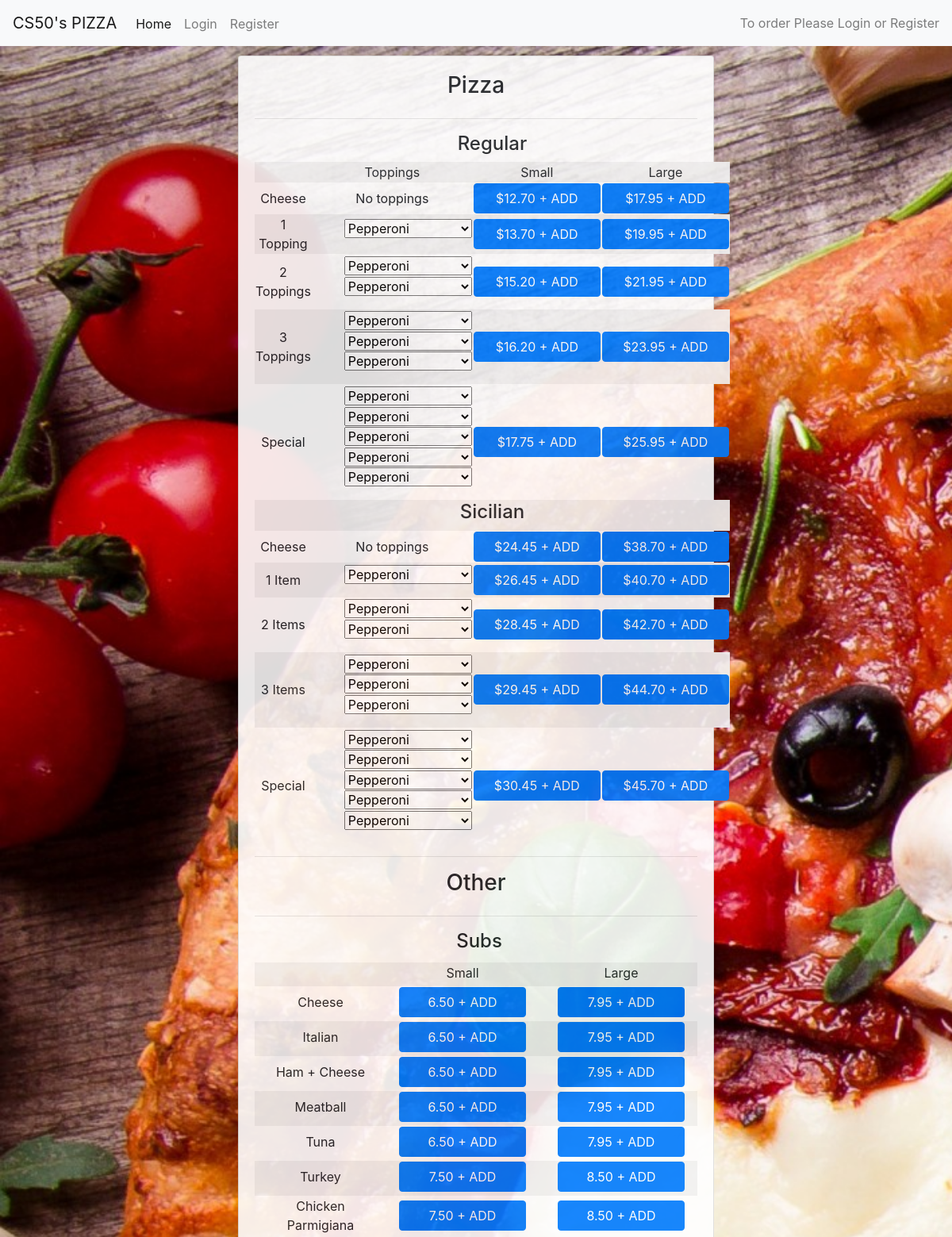
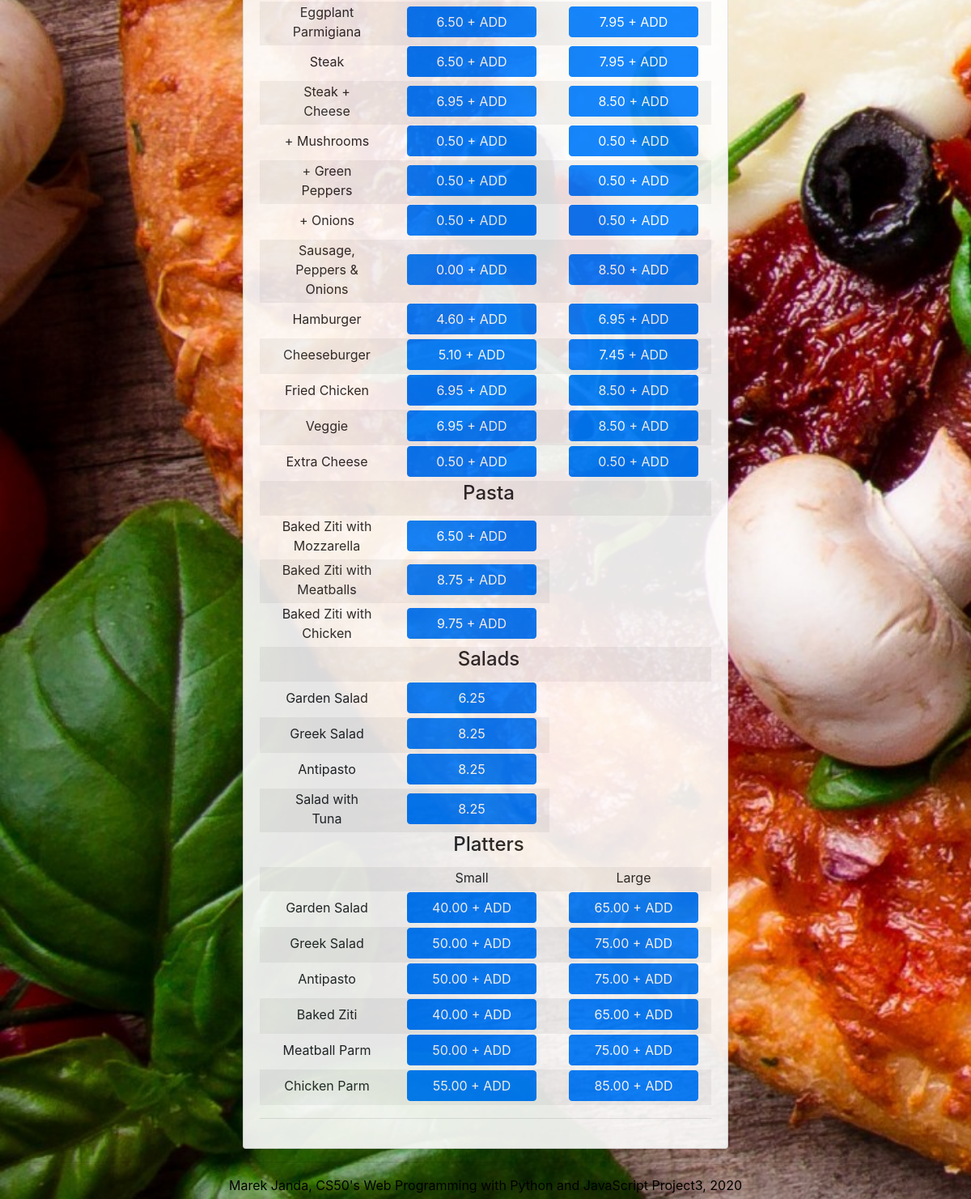
/order, run on the app's committed database (2 pictures, top to bottom).
### orders/models.py (models this page shows, shortened)
class Pizza(models.Model):
    pizza_type = models.CharField(max_length=16)
    toppings_option = models.SmallIntegerField(default=0)
    price_small = models.FloatField()
    price_large = models.FloatField()
    html_id = models.CharField(max_length=16, default="new")

class Sub(models.Model):
    name = models.CharField(max_length=64)
    price_small = models.FloatField(default=0)
    price_large = models.FloatField(default=0)

class Pasta(models.Model):
    name = models.CharField(max_length=64)
    add_on = models.CharField(max_length=64)
    price = models.FloatField()
    def __str__(self):
        return f"{self.name} with {self.add_on}"

class Salad(models.Model):
    name = models.CharField(max_length=64)
    price = models.FloatField()
    def __str__(self):
        return f"{self.name}"

class Platter(models.Model):
    name = models.CharField(max_length=64)
    price_small = models.FloatField(default=0)
    price_large = models.FloatField(default=0)
    def __str__(self):
        return f"{self.name}"

### orders/views.py (the view)
# urls.py: path('order', views.order_request, name="order"),
def order_request(request):
    context = {
        'pizzas': Pizza.objects.all(),
        'toppings': Topping.objects.all(),
        'subs': Sub.objects.all(),
        'pastas': Pasta.objects.all(),
        'salads': Salad.objects.all(),
        'platters': Platter.objects.all()
    }
    return render(request, 'orders/order.html', context=context)

### orders/models.py (called while the page is built)
    def __str__(self):
        return f"{self.name}"

### orders/templates/orders/order.html (shortened to what this page needs)
{% extends 'orders/base.html' %}
{% block body %}
    <section class="ordering">
        <div class="card card-body">
                <h3>Pizza</h3>
                <hr>
                <table>
                    <tr><td colspan="4"><h4>Regular</h4></td></tr>
                    <th>
                        <td>Toppings</td>
                        <td>Small</td>
                        <td>Large</td>
                    </th>
                    {% for pizza in pizzas %}
                        {% if pizza.pizza_type == 'Regular' %}
                            <tr>
                                {% if pizza.toppings_option == 0 %}
                                    <td class="top_option">Cheese</td>
                                {% elif pizza.toppings_option == 1 %}
                                    <td class="top_option">{{ pizza.toppings_option }} Topping</td>
                                {% elif pizza.toppings_option == 5 %}
                                    <td class="top_option">Special</td>
                                {% else %}
                                    <td class="top_option">{{ pizza.toppings_option }} Toppings</td>
                                {% endif %}
                                {% include 'orders/includes/pizzaselection.html' %}
                                <td><button data-meal="pizza" data-pizzatype="{{ pizza.pizza_type }}" data-option="{{ pizza.toppings_option }}" data-size="small" data-price="{{ pizza.price_small }}" class="addbutton btn btn-primary">${{ pizza.price_small|floatformat:2 }} + ADD</button></td>
                                <td><button data-meal="pizza" data-pizzatype="{{ pizza.pizza_type }}" data-option="{{ pizza.toppings_option }}" data-size="large" data-price="{{ pizza.price_large }}" class="addbutton btn btn-primary">${{ pizza.price_large|floatformat:2 }} + ADD</button></td>
                            </tr>
                        {% endif %}
                    {% endfor %}
                    <tr><td colspan="4"><h4>Sicilian</h4></td></tr>
                    {% for pizza in pizzas %}
                        {% if pizza.pizza_type == 'Sicilian' %}
                            <tr>
                                {% if pizza.toppings_option == 0 %}
                                    <td>Cheese</td>
                                {% elif pizza.toppings_option == 1 %}
                                    <td>{{ pizza.toppings_option }} Item</td>
                                {% elif pizza.toppings_option == 5 %}
                                    <td>Special</td>
                                {% else %}
                                    <td>{{ pizza.toppings_option }} Items</td>
                                {% endif %}
                                {% include 'orders/includes/pizzaselection.html' %}
                                <td><button data-meal="pizza" data-pizzatype="{{ pizza.pizza_type }}" data-option="{{ pizza.toppings_option }}" data-size="small" data-price="{{ pizza.price_small }}" class="addbutton btn btn-primary">${{ pizza.price_small|floatformat:2 }} + ADD</button></td>
                                <td><button data-meal="pizza" data-pizzatype="{{ pizza.pizza_type }}" data-option="{{ pizza.toppings_option }}" data-size="large" data-price="{{ pizza.price_large }}" class="addbutton btn btn-primary">${{ pizza.price_large|floatformat:2 }} + ADD</button></td>
                            </tr>
                        {% endif %}
                    {% endfor %}
                </table>
                <hr>
                <h3>Other</h3>
                <hr>
                <table class="addtoorder">
                    <tr><td colspan="4"><h4>Subs</h4></td></tr>
                    <th>
                        <td>Small</td></td>
                        <td>Large</td>
                    </th>
                    {% for sub in subs %}
                        <tr>
                            <td>{{ sub.name }}</td>
                            <td><button data-meal="sub" data-sub="{{ sub.name }}" data-size="small"  data-price="{{ sub.price_small }}" class="addbutton btn btn-primary">{{ sub.price_small|floatformat:2 }} + ADD</button></td>
                            <td><button data-meal="sub" data-sub="{{ sub.name }}" data-size="large"  data-price="{{ sub.price_large }}" class="addbutton btn btn-primary">{{ sub.price_large|floatformat:2 }} + ADD</button></td>
                        </tr>
                    {% endfor %}
                    <tr><td colspan="4"><h4>Pasta</h4></td></tr>
                    {% for pasta in pastas %}
                        <tr>
                            <td>{{ pasta }}</td>
                            <td><button data-meal="pasta" data-pasta="{{ pasta }}" data-price="{{ pasta.price }}" class="addbutton btn btn-primary">{{ pasta.price|floatformat:2 }} + ADD</button></td>
                        </tr>
                    {% endfor %}
                    <tr><td colspan="4"><h4>Salads</h4></td></tr>
                    {% for salad in salads %}
                        <tr>
                            <td>{{ salad }}</td>
                            <td><button data-meal="salad" data-salad="{{ salad }}" data-price="{{ salad.price }}" class="addbutton btn btn-primary">{{ salad.price|floatformat:2 }}</button></td>
                        </tr>
                    {% endfor %}
                    <tr><td colspan="4"><h4>Platters</h4></td></tr>
                    <th>
                        <td>Small</td>
                        <td>Large</td>
                    </th>
                    {% for platter in platters %}
                        <tr>
                            <td>{{ platter }}</td>
                            <td><button data-meal="platter" data-platter="{{ platter }}" data-size="small" data-price="{{ platter.price_small }}" class="addbutton btn btn-primary">{{ platter.price_small|floatformat:2 }} + ADD</button></td>
                            <td><button data-meal="platter" data-platter="{{ platter }}" data-size="large" data-price="{{ platter.price_large }}" class="addbutton btn btn-primary">{{ platter.price_large|floatformat:2 }} + ADD</button></td>
                        </tr>
                    {% endfor %}
                </table>
                <hr>
        </div>
    </section>
{% endblock %}

### orders/templates/orders/includes/pizzaselection.html
{% if pizza.toppings_option == 0  %}
     <td id="{{ pizza.html_id }}">
         No toppings
    </td>
{% elif pizza.toppings_option == 1 %}
    <td id="{{ pizza.html_id }}">
        <ul>
            <li>
                <select>
                    {% for topping in toppings %}
                        <option value="{{ topping }}">{{ topping }}</option>
                    {% endfor %}
                </select>
            </li>
        </ul>
    </td>
{% elif pizza.toppings_option == 2  %}
    <td id="{{ pizza.html_id }}">
        <ul>
            <li>
                <select>
                    {% for topping in toppings %}
                        <option value="{{ topping }}">{{ topping }}</option>
                    {% endfor %}
                </select>
            </li>
            <li>
                <select>
                    {% for topping in toppings %}
                        <option value="{{ topping }}">{{ topping }}</option>
                    {% endfor %}
                </select>
            </li>
        </ul>
    </td>
{% elif pizza.toppings_option == 3  %}
    <td id="{{ pizza.html_id }}">
        <ul>
            <li>
                <select>
                    {% for topping in toppings %}
                        <option value="{{ topping }}">{{ topping }}</option>
                    {% endfor %}
                </select>
            </li>
            <li>
                <select>
                    {% for topping in toppings %}
                        <option value="{{ topping }}">{{ topping }}</option>
                    {% endfor %}
                </select>
            </li>
            <li>
                <select>
                    {% for topping in toppings %}
                        <option value="{{ topping }}">{{ topping }}</option>
                    {% endfor %}
                </select>
            </li>
        </ul>
    </td>
{% elif pizza.toppings_option == 5 %}
    <td id="{{ pizza.html_id }}">
        <ul>
            <li>
                <select>
                    {% for topping in toppings %}
                        <option value="{{ topping }}">{{ topping }}</option>
                    {% endfor %}
                </select>
            </li>
            <li>
                <select>
                    {% for topping in toppings %}
                        <option value="{{ topping }}">{{ topping }}</option>
                    {% endfor %}
                </select>
            </li>
            <li>
                <select>
                    {% for topping in toppings %}
                        <option value="{{ topping }}">{{ topping }}</option>
                    {% endfor %}
                </select>
            </li>
            <li>
                <select>
                    {% for topping in toppings %}
                        <option value="{{ topping }}">{{ topping }}</option>
                    {% endfor %}
                </select>
            </li>
            <li>
                <select>
                    {% for topping in toppings %}
                        <option value="{{ topping }}">{{ topping }}</option>
                    {% endfor %}
                </select>
            </li>
        </ul>
    </td>
{% endif  %}

### orders/static/orders/styles.css (style rules this page uses)
body, html { font-family: Arial, Helvetica, sans-serif, Times, serif; background-size: cover; }
li, ul { list-style-type: none; text-align: center; }
li { margin-top: 1%; }
tr:nth-child(even) { background-color: #f2f2f2; }
.card { border: 10px solid gray; }
.ordering { text-align: center; justify-content: center; margin-bottom: 1rem; margin-top: 1%; margin-left: 25%; width: 50%; opacity: 0.9; border-radius: 10px; background-color: #f8f9fa; }
.addtoorder td { padding-left: 1.5rem; padding-right: 1rem; padding-bottom: 5px; justify-content: center; text-align: center; margin: 2%; }
.btn { width: 10rem; }

### data on the page
Pizza: toppings_option "Cheese", price_small "12.70", price_large "17.95"
Pizza: toppings_option "1", price_small "13.70", price_large "19.95"
Pizza: toppings_option "2", price_small "15.20", price_large "21.95"
Pizza: toppings_option "3", price_small "16.20", price_large "23.95"
Pizza: toppings_option "Special", price_small "17.75", price_large "25.95"
Pizza: toppings_option "Cheese", price_small "24.45", price_large "38.70"
Pizza: toppings_option "1", price_small "26.45", price_large "40.70"
Pizza: toppings_option "2", price_small "28.45", price_large "42.70"
Pizza: toppings_option "3", price_small "29.45", price_large "44.70"
Pizza: toppings_option "Special", price_small "30.45", price_large "45.70"
Sub: name "Cheese", price_small "6.50", price_large "7.95"
Sub: name "Italian", price_small "6.50", price_large "7.95"
Sub: name "Ham + Cheese", price_small "6.50", price_large "7.95"
Sub: name "Meatball", price_small "6.50", price_large "7.95"
Sub: name "Tuna", price_small "6.50", price_large "7.95"
Sub: name "Turkey", price_small "7.50", price_large "8.50"
Sub: name "Chicken Parmigiana", price_small "7.50", price_large "8.50"
Sub: name "Eggplant Parmigiana", price_small "6.50", price_large "7.95"
Sub: name "Steak", price_small "6.50", price_large "7.95"
Sub: name "Steak + Cheese", price_small "6.95", price_large "8.50"
Sub: name "+ Mushrooms", price_small "0.50", price_large "0.50"
Sub: name "+ Green Peppers", price_small "0.50", price_large "0.50"
Sub: name "+ Onions", price_small "0.50", price_large "0.50"
Sub: name "Sausage, Peppers & Onions", price_small "0.00", price_large "8.50"
Sub: name "Hamburger", price_small "4.60", price_large "6.95"
Sub: name "Cheeseburger", price_small "5.10", price_large "7.45"
Sub: name "Fried Chicken", price_small "6.95", price_large "8.50"
Sub: name "Veggie", price_small "6.95", price_large "8.50"
Sub: name "Extra Cheese", price_small "0.50", price_large "0.50"
Pasta: name+add_on "Baked Ziti with Mozzarella", price "6.50"
Pasta: name+add_on "Baked Ziti with Meatballs", price "8.75"
Pasta: name+add_on "Baked Ziti with Chicken", price "9.75"
Salad: name "Garden Salad", price "6.25"
Salad: name "Greek Salad", price "8.25"
Salad: name "Antipasto", price "8.25"
Salad: name "Salad with Tuna", price "8.25"
Platter: name "Garden Salad", price_small "40.00", price_large "65.00"
Platter: name "Greek Salad", price_small "50.00", price_large "75.00"
Platter: name "Antipasto", price_small "50.00", price_large "75.00"
Platter: name "Baked Ziti", price_small "40.00", price_large "65.00"
Platter: name "Meatball Parm", price_small "50.00", price_large "75.00"
Platter: name "Chicken Parm", price_small "55.00", price_large "85.00"

### other printed values
form field value "Pepperoni"
